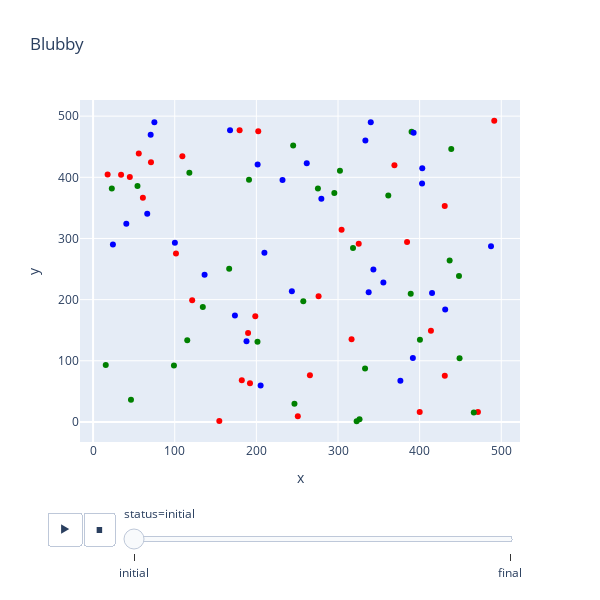

Notebook cell for this chart:
### Code cell
div

### Figure 1 — Plotly figure (JSON) as saved in the notebook; plotly's stock layout.template omitted (floating-point values rounded to 4 significant figures)
{"data": [{"hovertemplate": "status=initial<br>x=%{x}<br>y=%{y}<extra></extra>", "legendgroup": "", "marker": {"color": "red", "symbol": "circle"}, "mode": "markers", "name": "", "orientation": "v", "showlegend": false, "type": "scatter", "x": [109.4, 55.96, 369.1, 491.4, 34.29, 316.6, 265.6, 430.7, 61.0, 189.9, 304.4, 400.1, 70.9, 198.7, 179.5, 250.8, 430.8, 413.8, 276.2, 471.4, 154.6, 182.1, 101.5, 121.4, 44.98, 384.6, 17.79, 202.3, 325.4, 192.2], "xaxis": "x", "y": [434.6, 438.9, 419.9, 492.3, 404.0, 135.2, 76.43, 353.1, 366.7, 145.6, 314.0, 16.36, 424.6, 173.0, 476.8, 9.152, 75.31, 149.0, 205.4, 16.2, 1.643, 68.02, 275.3, 199.1, 400.4, 294.2, 404.5, 475.5, 291.3, 63.42], "yaxis": "y"}, {"hovertemplate": "status=initial<br>x=%{x}<br>y=%{y}<extra></extra>", "legendgroup": "", "marker": {"color": "green", "symbol": "circle"}, "mode": "markers", "name": "", "orientation": "v", "showlegend": false, "type": "scatter", "x": [448.9, 257.5, 322.8, 115.3, 134.4, 436.8, 99.04, 46.4, 448.2, 466.3, 15.5, 22.93, 400.4, 361.6, 275.4, 191.0, 333.1, 302.4, 326.4, 295.5, 438.7, 54.37, 201.4, 389.1, 166.7, 245.1, 246.7, 390.1, 117.9, 318.4], "xaxis": "x", "y": [104.2, 197.5, 1.267, 133.6, 187.9, 263.8, 92.33, 36.06, 238.8, 15.55, 93.09, 381.5, 134.3, 370.3, 381.8, 395.9, 87.38, 410.7, 4.251, 374.5, 446.3, 385.9, 131.1, 209.4, 250.5, 452.0, 29.6, 474.6, 407.5, 284.4], "yaxis": "y"}, {"hovertemplate": "status=initial<br>x=%{x}<br>y=%{y}<extra></extra>", "legendgroup": "", "marker": {"color": "blue", "symbol": "circle"}, "mode": "markers", "name": "", "orientation": "v", "showlegend": false, "type": "scatter", "x": [403.0, 343.4, 100.2, 40.7, 173.7, 487.4, 376.4, 209.8, 205.2, 70.54, 136.6, 355.6, 337.6, 201.6, 232.0, 279.6, 431.3, 391.7, 392.6, 66.31, 261.7, 187.9, 243.5, 75.07, 340.1, 403.2, 167.7, 333.5, 415.2, 24.27], "xaxis": "x", "y": [390.0, 249.4, 293.0, 324.0, 174.0, 287.1, 67.51, 276.8, 59.75, 469.6, 240.8, 227.9, 212.0, 421.0, 395.6, 364.8, 183.7, 104.3, 473.0, 340.3, 422.8, 131.9, 213.8, 489.9, 490.1, 414.8, 477.1, 460.2, 210.7, 290.3], "yaxis": "y"}], "layout": {"height": 600, "legend": {"tracegroupgap": 0}, "showlegend": true, "sliders": [{"active": 0, "currentvalue": {"prefix": "status="}, "len": 0.9, "pad": {"b": 10, "t": 60}, "steps": [{"args": [["initial"], {"frame": {"duration": 0, "redraw": false}, "fromcurrent": true, "mode": "immediate", "transition": {"duration": 0, "easing": "linear"}}], "label": "initial", "method": "animate"}, {"args": [["final"], {"frame": {"duration": 0, "redraw": false}, "fromcurrent": true, "mode": "immediate", "transition": {"duration": 0, "easing": "linear"}}], "label": "final", "method": "animate"}], "x": 0.1, "xanchor": "left", "y": 0, "yanchor": "top"}], "title": {"text": "Blubby"}, "updatemenus": [{"active": 0, "buttons": [{"args": [null, {"frame": {"duration": 500, "redraw": false}, "fromcurrent": true, "mode": "immediate", "transition": {"duration": 500, "easing": "linear"}}], "label": "&#9654;", "method": "animate"}, {"args": [[null], {"frame": {"duration": 0, "redraw": false}, "fromcurrent": true, "mode": "immediate", "transition": {"duration": 0, "easing": "linear"}}], "label": "&#9724;", "method": "animate"}], "direction": "left", "pad": {"r": 10, "t": 70}, "showactive": false, "type": "buttons", "x": 0.1, "xanchor": "right", "y": 0, "yanchor": "top"}], "width": 600, "xaxis": {"anchor": "y", "autorange": true, "domain": [0, 1], "range": [-16.04, 522.9], "title": {"text": "x"}, "type": "linear"}, "yaxis": {"anchor": "x", "autorange": true, "domain": [0, 1], "range": [-32.75, 526.3], "title": {"text": "y"}, "type": "linear"}}}
